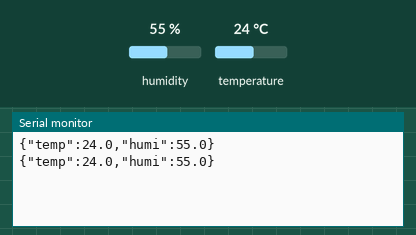
The sketch below on a simulated ESP8266 (NodeMCU). Parts: the last lines printed to the serial monitor. Inputs (shaded band) come from the test bench; at power-on: humidity 55 %, temperature 24 °C.

Above: at 10.8 s.
10.9 s: humidity set to 22 %
At 15.9 s:
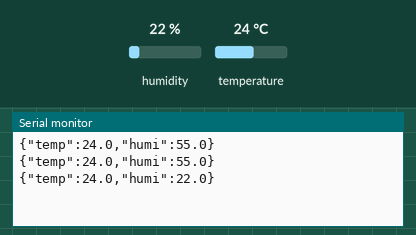
18.4 s: temperature set to 12 °C
At 21.1 s:
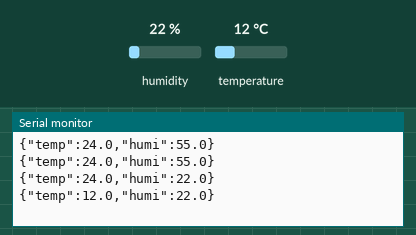
25.9 s: humidity set to 40 %
At 31.5 s:
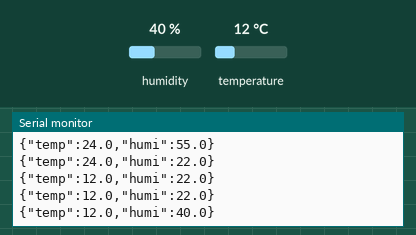
Timing chart, 0 to 33.0 s (numbered marks = the images above; inputs shaded):
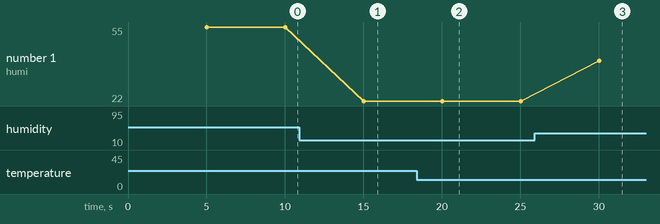

The sketch:

dht22_test.ino
```cpp
#include <DHT.h>

#define DHTPIN D4
#define DHTTYPE DHT22

DHT dht(DHTPIN, DHTTYPE);

void setup() {
  Serial.begin(115200);
  dht.begin();
}

void loop() {
  delay(5000);

  float temp = dht.readTemperature();
  float humi = dht.readHumidity();

  if (isnan(temp) || isnan(humi)) {
    Serial.println("{\"error\": \"传感器读取失败\"}");
    return;
  }

  Serial.print("{\"temp\":");
  Serial.print(temp, 1);
  Serial.print(",\"humi\":");
  Serial.print(humi, 1);
  Serial.println("}");
}
```

Measured:
- after the input at 10.9 s, the serial monitor: prints a new line after 4.1 s (image 1)
- after the input at 18.4 s, the serial monitor: prints a new line after 1.6 s (image 2)
- after the input at 25.9 s, the serial monitor: prints a new line after 4.1 s (image 3)
- plotted number 1: 55 → 22 after the input at 10.9 s, 22 → 40 after the input at 25.9 s
